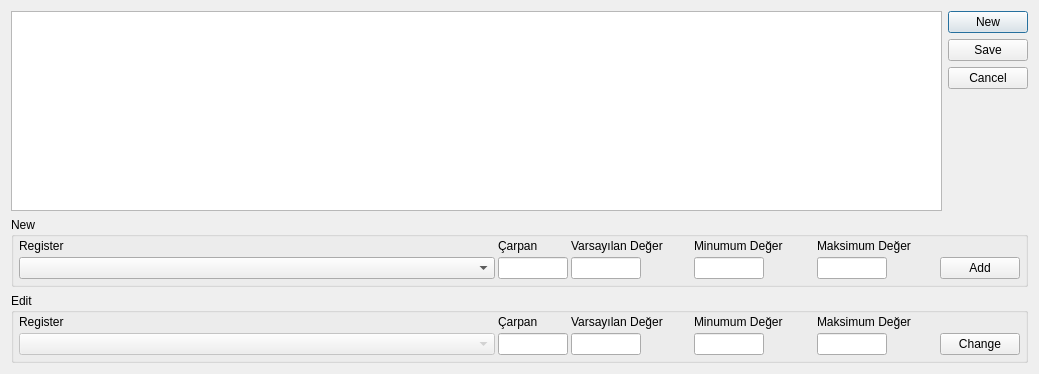
<?xml version="1.0" encoding="UTF-8"?>
<ui version="4.0">
 <class>DlgParameter</class>
 <widget class="QDialog" name="DlgParameter">
  <property name="geometry">
   <rect>
    <x>0</x>
    <y>0</y>
    <width>1039</width>
    <height>374</height>
   </rect>
  </property>
  <property name="windowTitle">
   <string>Parameters</string>
  </property>
  <layout class="QVBoxLayout" name="verticalLayout_2">
   <item>
    <layout class="QHBoxLayout" name="horizontalLayout">
     <item>
      <widget class="QTableView" name="tableView"/>
     </item>
     <item>
      <layout class="QVBoxLayout" name="verticalLayout">
       <item>
        <widget class="QPushButton" name="btnNew">
         <property name="text">
          <string>New</string>
         </property>
        </widget>
       </item>
       <item>
        <widget class="QPushButton" name="btnSave">
         <property name="minimumSize">
          <size>
           <width>21</width>
           <height>21</height>
          </size>
         </property>
         <property name="text">
          <string>Save</string>
         </property>
        </widget>
       </item>
       <item>
        <widget class="QPushButton" name="btnCancel">
         <property name="minimumSize">
          <size>
           <width>80</width>
           <height>21</height>
          </size>
         </property>
         <property name="maximumSize">
          <size>
           <width>80</width>
           <height>16777215</height>
          </size>
         </property>
         <property name="text">
          <string>Cancel</string>
         </property>
        </widget>
       </item>
       <item>
        <spacer name="verticalSpacer">
         <property name="orientation">
          <enum>Qt::Vertical</enum>
         </property>
         <property name="sizeHint" stdset="0">
          <size>
           <width>20</width>
           <height>40</height>
          </size>
         </property>
        </spacer>
       </item>
      </layout>
     </item>
    </layout>
   </item>
   <item>
    <widget class="QGroupBox" name="grp_new">
     <property name="minimumSize">
      <size>
       <width>0</width>
       <height>70</height>
      </size>
     </property>
     <property name="maximumSize">
      <size>
       <width>16777215</width>
       <height>70</height>
      </size>
     </property>
     <property name="title">
      <string>New</string>
     </property>
     <property name="flat">
      <bool>false</bool>
     </property>
     <layout class="QHBoxLayout" name="horizontalLayout_2">
      <property name="spacing">
       <number>3</number>
      </property>
      <property name="leftMargin">
       <number>5</number>
      </property>
      <property name="topMargin">
       <number>0</number>
      </property>
      <property name="rightMargin">
       <number>5</number>
      </property>
      <property name="bottomMargin">
       <number>5</number>
      </property>
      <item>
       <layout class="QVBoxLayout" name="verticalLayout_20">
        <item>
         <widget class="QLabel" name="label_17">
          <property name="text">
           <string>Register</string>
          </property>
         </widget>
        </item>
        <item>
         <widget class="QComboBox" name="cmbSelectRegister">
          <property name="minimumSize">
           <size>
            <width>200</width>
            <height>0</height>
           </size>
          </property>
         </widget>
        </item>
       </layout>
      </item>
      <item>
       <layout class="QVBoxLayout" name="verticalLayout_21">
        <item>
         <widget class="QLabel" name="label_18">
          <property name="maximumSize">
           <size>
            <width>70</width>
            <height>16777215</height>
           </size>
          </property>
          <property name="text">
           <string>Çarpan</string>
          </property>
         </widget>
        </item>
        <item>
         <widget class="QLineEdit" name="edtAddFactor">
          <property name="minimumSize">
           <size>
            <width>0</width>
            <height>21</height>
           </size>
          </property>
          <property name="maximumSize">
           <size>
            <width>70</width>
            <height>16777215</height>
           </size>
          </property>
         </widget>
        </item>
       </layout>
      </item>
      <item>
       <layout class="QVBoxLayout" name="verticalLayout_3">
        <item>
         <widget class="QLabel" name="label_3">
          <property name="minimumSize">
           <size>
            <width>120</width>
            <height>0</height>
           </size>
          </property>
          <property name="text">
           <string>Varsayılan Değer</string>
          </property>
         </widget>
        </item>
        <item>
         <widget class="QLineEdit" name="edtAddDefaultValue">
          <property name="minimumSize">
           <size>
            <width>0</width>
            <height>21</height>
           </size>
          </property>
          <property name="maximumSize">
           <size>
            <width>70</width>
            <height>16777215</height>
           </size>
          </property>
         </widget>
        </item>
       </layout>
      </item>
      <item>
       <layout class="QVBoxLayout" name="verticalLayout_4">
        <item>
         <widget class="QLabel" name="label_4">
          <property name="minimumSize">
           <size>
            <width>120</width>
            <height>0</height>
           </size>
          </property>
          <property name="maximumSize">
           <size>
            <width>120</width>
            <height>16777215</height>
           </size>
          </property>
          <property name="text">
           <string>Minumum Değer</string>
          </property>
         </widget>
        </item>
        <item>
         <widget class="QLineEdit" name="edtAddMinValue">
          <property name="minimumSize">
           <size>
            <width>0</width>
            <height>21</height>
           </size>
          </property>
          <property name="maximumSize">
           <size>
            <width>70</width>
            <height>16777215</height>
           </size>
          </property>
         </widget>
        </item>
       </layout>
      </item>
      <item>
       <layout class="QVBoxLayout" name="verticalLayout_12">
        <item>
         <widget class="QLabel" name="label_9">
          <property name="minimumSize">
           <size>
            <width>120</width>
            <height>0</height>
           </size>
          </property>
          <property name="maximumSize">
           <size>
            <width>70</width>
            <height>16777215</height>
           </size>
          </property>
          <property name="text">
           <string>Maksimum Değer</string>
          </property>
         </widget>
        </item>
        <item>
         <widget class="QLineEdit" name="edtAddMaxValue">
          <property name="minimumSize">
           <size>
            <width>0</width>
            <height>21</height>
           </size>
          </property>
          <property name="maximumSize">
           <size>
            <width>70</width>
            <height>16777215</height>
           </size>
          </property>
         </widget>
        </item>
       </layout>
      </item>
      <item alignment="Qt::AlignBottom">
       <widget class="QPushButton" name="btnAdd">
        <property name="minimumSize">
         <size>
          <width>80</width>
          <height>0</height>
         </size>
        </property>
        <property name="maximumSize">
         <size>
          <width>80</width>
          <height>16777215</height>
         </size>
        </property>
        <property name="text">
         <string>Add</string>
        </property>
       </widget>
      </item>
     </layout>
    </widget>
   </item>
   <item>
    <widget class="QGroupBox" name="grp_edit">
     <property name="minimumSize">
      <size>
       <width>0</width>
       <height>70</height>
      </size>
     </property>
     <property name="maximumSize">
      <size>
       <width>16777215</width>
       <height>70</height>
      </size>
     </property>
     <property name="title">
      <string>Edit</string>
     </property>
     <property name="flat">
      <bool>false</bool>
     </property>
     <layout class="QHBoxLayout" name="horizontalLayout_3">
      <property name="spacing">
       <number>3</number>
      </property>
      <property name="leftMargin">
       <number>5</number>
      </property>
      <property name="topMargin">
       <number>0</number>
      </property>
      <property name="rightMargin">
       <number>5</number>
      </property>
      <property name="bottomMargin">
       <number>5</number>
      </property>
      <item>
       <layout class="QVBoxLayout" name="verticalLayout_22">
        <item>
         <widget class="QLabel" name="label_19">
          <property name="text">
           <string>Register</string>
          </property>
         </widget>
        </item>
        <item>
         <widget class="QComboBox" name="cmbChangeRegister">
          <property name="enabled">
           <bool>false</bool>
          </property>
          <property name="minimumSize">
           <size>
            <width>200</width>
            <height>0</height>
           </size>
          </property>
         </widget>
        </item>
       </layout>
      </item>
      <item>
       <layout class="QVBoxLayout" name="verticalLayout_23">
        <item>
         <widget class="QLabel" name="label_20">
          <property name="maximumSize">
           <size>
            <width>70</width>
            <height>16777215</height>
           </size>
          </property>
          <property name="text">
           <string>Çarpan</string>
          </property>
         </widget>
        </item>
        <item>
         <widget class="QLineEdit" name="edtChangeFactor">
          <property name="minimumSize">
           <size>
            <width>0</width>
            <height>21</height>
           </size>
          </property>
          <property name="maximumSize">
           <size>
            <width>70</width>
            <height>16777215</height>
           </size>
          </property>
         </widget>
        </item>
       </layout>
      </item>
      <item>
       <layout class="QVBoxLayout" name="verticalLayout_5">
        <item>
         <widget class="QLabel" name="label_5">
          <property name="minimumSize">
           <size>
            <width>120</width>
            <height>0</height>
           </size>
          </property>
          <property name="text">
           <string>Varsayılan Değer</string>
          </property>
         </widget>
        </item>
        <item>
         <widget class="QLineEdit" name="edtChangeDefaultValue">
          <property name="minimumSize">
           <size>
            <width>0</width>
            <height>21</height>
           </size>
          </property>
          <property name="maximumSize">
           <size>
            <width>70</width>
            <height>16777215</height>
           </size>
          </property>
         </widget>
        </item>
       </layout>
      </item>
      <item>
       <layout class="QVBoxLayout" name="verticalLayout_6">
        <item>
         <widget class="QLabel" name="label_8">
          <property name="minimumSize">
           <size>
            <width>120</width>
            <height>0</height>
           </size>
          </property>
          <property name="maximumSize">
           <size>
            <width>120</width>
            <height>16777215</height>
           </size>
          </property>
          <property name="text">
           <string>Minumum Değer</string>
          </property>
         </widget>
        </item>
        <item>
         <widget class="QLineEdit" name="edtChangeMinValue">
          <property name="minimumSize">
           <size>
            <width>0</width>
            <height>21</height>
           </size>
          </property>
          <property name="maximumSize">
           <size>
            <width>70</width>
            <height>16777215</height>
           </size>
          </property>
         </widget>
        </item>
       </layout>
      </item>
      <item>
       <layout class="QVBoxLayout" name="verticalLayout_13">
        <item>
         <widget class="QLabel" name="label_10">
          <property name="minimumSize">
           <size>
            <width>120</width>
            <height>0</height>
           </size>
          </property>
          <property name="maximumSize">
           <size>
            <width>70</width>
            <height>16777215</height>
           </size>
          </property>
          <property name="text">
           <string>Maksimum Değer</string>
          </property>
         </widget>
        </item>
        <item>
         <widget class="QLineEdit" name="edtChangeMaxValue">
          <property name="minimumSize">
           <size>
            <width>0</width>
            <height>21</height>
           </size>
          </property>
          <property name="maximumSize">
           <size>
            <width>70</width>
            <height>16777215</height>
           </size>
          </property>
         </widget>
        </item>
       </layout>
      </item>
      <item alignment="Qt::AlignBottom">
       <widget class="QPushButton" name="btnChange">
        <property name="minimumSize">
         <size>
          <width>80</width>
          <height>21</height>
         </size>
        </property>
        <property name="maximumSize">
         <size>
          <width>80</width>
          <height>16777215</height>
         </size>
        </property>
        <property name="text">
         <string>Change</string>
        </property>
       </widget>
      </item>
     </layout>
    </widget>
   </item>
  </layout>
 </widget>
 <resources/>
 <connections/>
</ui>
